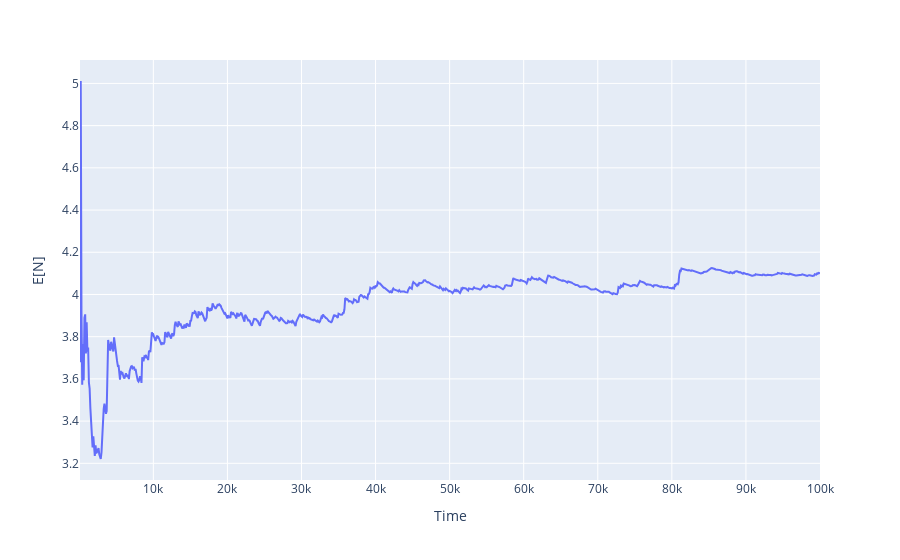

Notebook source saved alongside this figure:
### Code cell
fig = px.line(df, x='Time', y="E[N]")
fig.show()

### Figure 1 — Plotly figure (JSON) as saved in the notebook; plotly's stock layout.template omitted (floating-point values rounded to 4 significant figures; data arrays with more than 128 entries replaced by an {"elided": "..."} marker saying what was removed)
{"data": [{"hovertemplate": "Time=%{x}<br>E[N]=%{y}<extra></extra>", "legendgroup": "", "line": {"color": "#636efa", "dash": "solid"}, "marker": {"symbol": "circle"}, "mode": "lines", "name": "", "orientation": "v", "showlegend": false, "type": "scatter", "x": {"elided": "1000 int values"}, "xaxis": "x", "y": {"elided": "1000 float values"}, "yaxis": "y"}], "layout": {"legend": {"tracegroupgap": 0}, "margin": {"t": 60}, "xaxis": {"anchor": "y", "domain": [0, 1], "title": {"text": "Time"}}, "yaxis": {"anchor": "x", "domain": [0, 1], "title": {"text": "E[N]"}}}}
